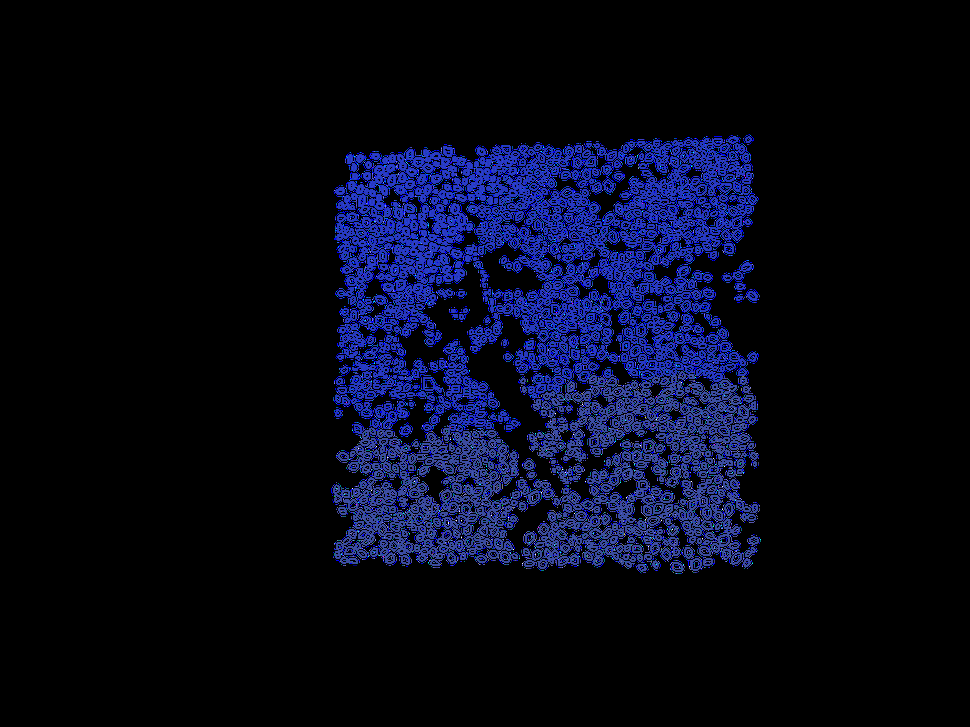
#> input picture opencv-barnacle/imgs/mask1.png, 970 x 727 px, shrunk from 3264 x 2448 before the run, found by its file name; its folder holds 2 pictures in this run
$ python verify_setup.py
#> lines starting #> are read from the running program, lines starting #| are printed output that depends on the picture; after the words box and inside, x2 and y2 are one past the last pixel; in counts of white or black regions, pixels touching at a corner belong together
#!/usr/bin/env python3

import os
import cv2
import numpy as np
from glob import glob

def verify_setup():

    print("Verifying Barnacle Segmentation Setup\n")

    # Check directory structure
    print("Directory Structure:")
    required_dirs = [
        'data/imgs/train',
        'data/imgs/val',
        'data/masks/train',
        'data/masks/val',
        'data/patches/positives',
        'data/patches/negatives',
        'data/tiles/train/imgs',
        'data/tiles/train/masks',
        'data/tiles/val/imgs',
        'data/tiles/val/masks',
        'notebooks',
        'models',
        'scripts'
    ]

    for dir_path in required_dirs:
        if os.path.exists(dir_path):
            print(f"   {dir_path}")
        else:
            print(f"   {dir_path} - MISSING")

    # Check data files
    print("\nData Files:")

    # Original images and masks
    train_imgs = len(glob('data/imgs/train/*.png'))
    train_masks = len(glob('data/masks/train/*.png'))
    val_imgs = len(glob('data/imgs/val/*.png'))
    val_masks = len(glob('data/masks/val/*.png'))

    print(f"  Original training images: {train_imgs}")
    print(f"  Original training masks: {train_masks}")
    print(f"  Original validation images: {val_imgs}")
    print(f"  Original validation masks: {val_masks}")

    # Patches
    positive_patches = len(glob('data/patches/positives/*.png'))
    negative_patches = len(glob('data/patches/negatives/*.png'))

    print(f"  Positive patches: {positive_patches}")
    print(f"  Negative patches: {negative_patches}")

    # Tiles
    train_tiles = len(glob('data/tiles/train/imgs/*.png'))
    train_tile_masks = len(glob('data/tiles/train/masks/*.png'))
    val_tiles = len(glob('data/tiles/val/imgs/*.png'))
    val_tile_masks = len(glob('data/tiles/val/masks/*.png'))

    print(f"  Training tiles: {train_tiles}")
    print(f"  Training tile masks: {train_tile_masks}")
    print(f"  Validation tiles: {val_tiles}")
    print(f"  Validation tile masks: {val_tile_masks}")

    # Check mask quality
    print("\nMask Quality Check:")
    try:
        mask_path = 'data/masks/train/mask1.png'
        mask = cv2.imread(mask_path, cv2.IMREAD_GRAYSCALE)
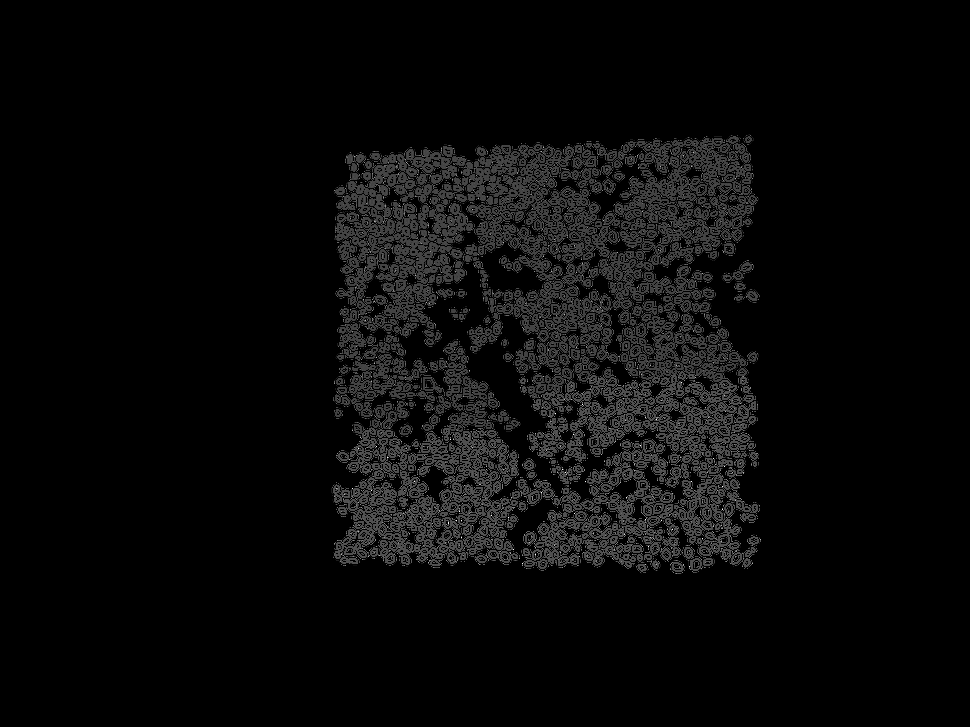
#> mask: shape (727, 970); min 0, max 255, mean 9.4
        _, bin_mask = cv2.threshold(mask, 127, 255, cv2.THRESH_BINARY)
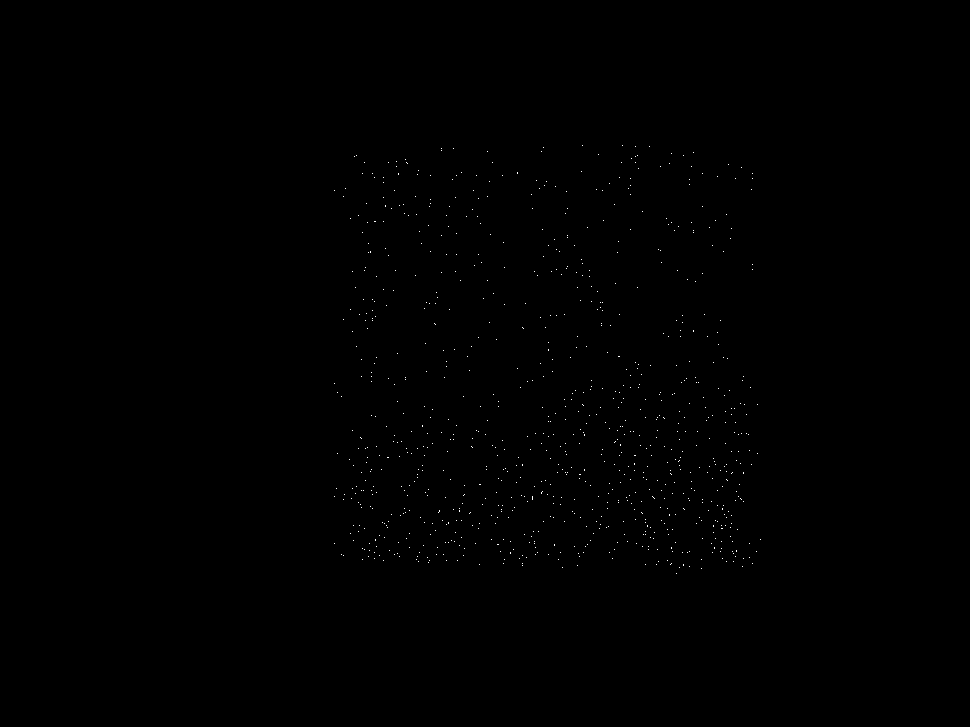
#> bin_mask: shape (727, 970); 0.14% white in thin lines or dots, all inside (x1, y1, x2, y2) = (334, 145, 761, 574)

        unique_values = np.unique(bin_mask)
#> unique_values = [0, 255]
        barnacle_pixels = (bin_mask == 255).sum()
#> barnacle_pixels = 982
        total_pixels = bin_mask.size
#> total_pixels = 705190
        barnacle_ratio = barnacle_pixels / total_pixels
#> barnacle_ratio = 0.00139

        print(f"  Mask shape: {mask.shape}")
#|   Mask shape: (727, 970)
        print(f"  Unique values: {unique_values}")
#|   Unique values: [  0 255]
        print(f"  Barnacle pixels: {barnacle_pixels:,}")
#|   Barnacle pixels: 982
        print(f"  Total pixels: {total_pixels:,}")
#|   Total pixels: 705,190
        print(f"  Barnacle ratio: {barnacle_ratio:.3f}")
#|   Barnacle ratio: 0.001

        if len(unique_values) == 2 and 0 in unique_values and 255 in unique_values:
            print("  Mask is properly binarized")
        else:
            print("  Mask may need binarization")

    except Exception as e:
        print(f"  ❌ Error checking mask: {e}")

    # Check tile quality
    print("\nTile Quality Check:")
    try:
        tile_path = 'data/tiles/train/imgs/img1_tile_0000.png'
        tile_mask_path = 'data/tiles/train/masks/img1_tile_0000.png'

        if os.path.exists(tile_path) and os.path.exists(tile_mask_path):
            tile = cv2.imread(tile_path)
            tile_mask = cv2.imread(tile_mask_path, cv2.IMREAD_GRAYSCALE)

            print(f"  Tile shape: {tile.shape}")
            print(f"  Tile mask shape: {tile_mask.shape}")
            print(f"  Tile mask unique values: {np.unique(tile_mask)}")

            if tile.shape[:2] == tile_mask.shape:
                print("  Tile and mask dimensions match")
            else:
                print("  Tile and mask dimensions mismatch")
        else:
            print("  Sample tiles not found")

    except Exception as e:
        print(f"  ❌ Error checking tiles: {e}")

    # Check scripts
    print("\nScripts:")
    scripts = [
        'scripts/extract_patches.py',
        'scripts/create_tiles.py',
        'scripts/debug_mask.py',
        'scripts/verify_setup.py'
    ]

    for script in scripts:
        if os.path.exists(script):
            print(f"  {script}")
        else:
            print(f"  {script} - MISSING")

    # Check notebook
    print("\nNotebook:")
    notebook_path = 'notebooks/barnacle_unet.ipynb'
    if os.path.exists(notebook_path):
        print(f"  {notebook_path}")
    else:
        print(f"  {notebook_path} - MISSING")

    # Summary
    print("\nSummary:")
    total_training_data = positive_patches + train_tiles
    print(f"  Total training samples: {total_training_data}")
    print(f"  Individual barnacle patches: {positive_patches}")
    print(f"  Tiled training samples: {train_tiles}")
    print(f"  Validation samples: {val_tiles}")

    if total_training_data > 1000:
        print("  Sufficient training data available")
    else:
        print("  Limited training data - consider adding more annotations")

    print("\nReady for Training!")
    print("  Run: jupyter notebook notebooks/barnacle_unet.ipynb")

if __name__ == "__main__":
    verify_setup()
